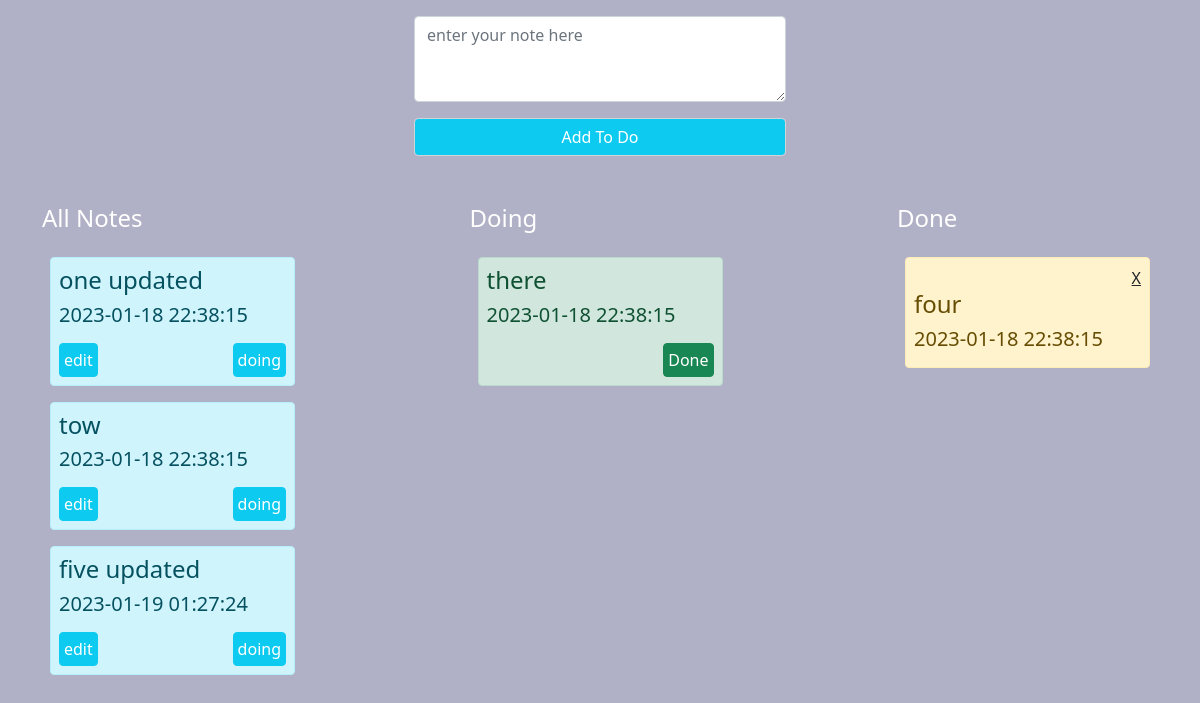
The page / on the database its author committed.
### tables this page shows
CREATE TABLE `todo` (
  `id` int(255) UNSIGNED NOT NULL,
  `title` varchar(255) NOT NULL,
  `created_at` datetime NOT NULL DEFAULT current_timestamp(),
  `status` enum('all','doing','done') NOT NULL DEFAULT 'all'
);

### index.php (the view, shortened to what this page needs)
<?php
require_once 'inc/header.php';
?>
<body>
    <div class="container my-3 ">
        <div class="row d-flex justify-content-center">
            <div class="container mb-5 d-flex justify-content-center">
                <div class="col-md-4">
                    <form action="handle/addToDo.php" method="post">
                        <textarea type="text" class="form-control" rows="3" name="title" id=""
                            placeholder="enter your note here"></textarea>
                        <div class="text-center">
                            <button type="submit" name="submit" class="form-control text-white bg-info mt-3 ">Add To
                                Do</button>
                        </div>
                    </form>
                </div>
            </div>
        </div>
        <div class="row d-flex justify-content-between">
            <div class="col-md-3 ">
                <h4 class="text-white">All Notes</h4>
           <?php
           $stm=$conn->query("SELECT * FROM todo WHERE `status`='all'");
             ?>
                <div class="m-2  py-3">
                    <div class="show-to-do">
                        <?php
                        while($todo=$stm->fetch(PDO::FETCH_ASSOC)):
                        ?>
                        <div class="alert alert-info p-2">
                            <h4><?php echo $todo['title'] ?></h4>
                            <h5><?php echo $todo['created_at'] ?></h5>
                            <div class="d-flex justify-content-between mt-3">
                                <a href="edit.php?id=<?php echo $todo['id']?>" class="btn btn-info p-1 text-white">edit</a>
                                <a href="#" class="btn btn-info p-1 text-white">doing</a>
                            </div>
                        </div>
                    <?php endwhile ;
                     ?>
                    </div>
                </div>
            </div>
            <div class="col-md-3 ">
                <h4 class="text-white">Doing</h4>
                <?php
                 $stm =$conn->query("SELECT * FROM todo WHERE `status`='doing'")
                 ?>
                <div class="m-2 py-3">
                    <div class="show-to-do">
<?php while($doing=$stm->fetch(PDO::FETCH_ASSOC)):?>
                        <div class="alert alert-success p-2">
                            <h4><?php echo $doing['title'] ?></h4>
                            <h5><?php echo $doing['created_at'] ?></h5>
                            <div class="d-flex justify-content-between mt-3">
                                <a href="#" class="btn btn-success p-1 text-white">Done</a>
                            </div>
                        </div>
                        <?php endwhile ;?>
                    </div>
                </div>
            </div>
            <div class="col-md-3">
                <h4 class="text-white">Done</h4>
             <?php
         $stm =$conn->query("SELECT * FROM todo WHERE `status`='done'")
                ?>
                <div class="m-2 py-3">
                    <div class="show-to-do">
             <?php while($done=$stm->fetch(PDO::FETCH_ASSOC)):?>
                        <div class="alert alert-warning p-2">
                            <a href="#" onclick="confirm('are your sure')"
                                class="remove-to-do text-dark d-flex justify-content-end ">X</a>
                            <h4><?php echo $done['title'] ?></h4>
                            <h5><?php echo $done['created_at'] ?></h5>
                        </div>
                    </div>
                    <?php endwhile ;?>
                </div>
            </div>
        </div>
    </div>
</body>
</html>

### inc/header.php (shortened to what this page needs)
<!DOCTYPE html>
<html lang="en">
<head>
    <link rel="stylesheet" href="assets/css/bootstrap.min.css">
    <link rel="stylesheet" href="assets/css/style.css">
</head>

### assets/css/style.css (style rules this page uses)
body { background-color:rgba(72, 72, 123, 0.429); padding: 0; margin: 0; }

### rows shown on the page
todo: title "one updated", created_at "2023-01-18 22:38:15"
todo: title "tow", created_at "2023-01-18 22:38:15"
todo: title "five updated", created_at "2023-01-19 01:27:24"
todo: title "there", created_at "2023-01-18 22:38:15"
todo: title "four", created_at "2023-01-18 22:38:15"
